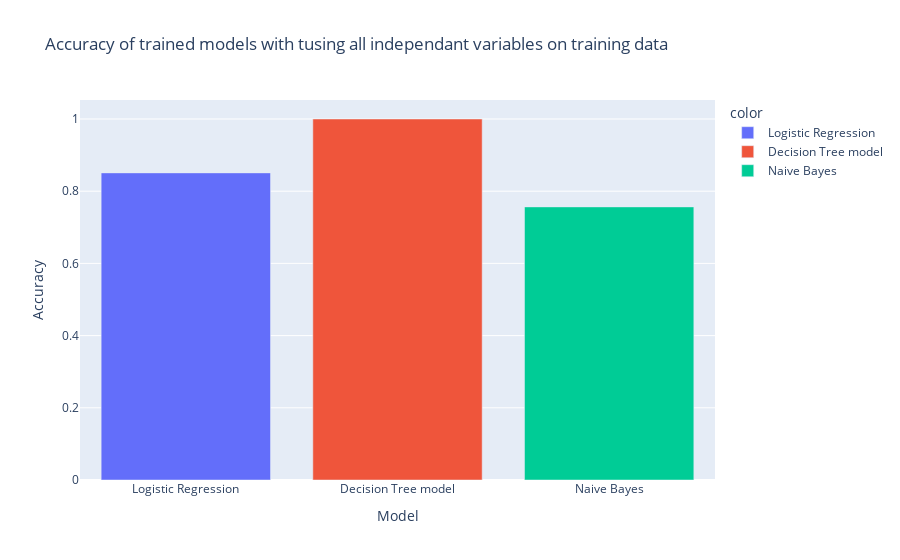

The notebook cell saved with this chart:
### Code cell
fig = px.bar(x=['Logistic Regression', 'Decision Tree model', 'Naive Bayes'], 
             y=[logr_train_acc_1, dtree_train_acc_1, nb_train_acc_1], 
            color=['Logistic Regression', 'Decision Tree model', 'Naive Bayes'],
             labels={'x': 'Model', 'y': 'Accuracy'},
            title='Accuracy of trained models with tusing all independant variables on training data')
fig.show()

### Figure 1 — Plotly figure (JSON) as saved in the notebook; plotly's stock layout.template omitted (floating-point values rounded to 4 significant figures)
{"data": [{"alignmentgroup": "True", "hovertemplate": "color=Logistic Regression<br>Model=%{x}<br>Accuracy=%{y}<extra></extra>", "legendgroup": "Logistic Regression", "marker": {"color": "#636efa", "pattern": {"shape": ""}}, "name": "Logistic Regression", "offsetgroup": "Logistic Regression", "orientation": "v", "showlegend": true, "textposition": "auto", "type": "bar", "x": ["Logistic Regression"], "xaxis": "x", "y": [0.8507], "yaxis": "y"}, {"alignmentgroup": "True", "hovertemplate": "color=Decision Tree model<br>Model=%{x}<br>Accuracy=%{y}<extra></extra>", "legendgroup": "Decision Tree model", "marker": {"color": "#EF553B", "pattern": {"shape": ""}}, "name": "Decision Tree model", "offsetgroup": "Decision Tree model", "orientation": "v", "showlegend": true, "textposition": "auto", "type": "bar", "x": ["Decision Tree model"], "xaxis": "x", "y": [1], "yaxis": "y"}, {"alignmentgroup": "True", "hovertemplate": "color=Naive Bayes<br>Model=%{x}<br>Accuracy=%{y}<extra></extra>", "legendgroup": "Naive Bayes", "marker": {"color": "#00cc96", "pattern": {"shape": ""}}, "name": "Naive Bayes", "offsetgroup": "Naive Bayes", "orientation": "v", "showlegend": true, "textposition": "auto", "type": "bar", "x": ["Naive Bayes"], "xaxis": "x", "y": [0.7565], "yaxis": "y"}], "layout": {"barmode": "relative", "legend": {"title": {"text": "color"}, "tracegroupgap": 0}, "title": {"text": "Accuracy of trained models with tusing all independant variables on training data"}, "xaxis": {"anchor": "y", "domain": [0, 1], "title": {"text": "Model"}}, "yaxis": {"anchor": "x", "domain": [0, 1], "title": {"text": "Accuracy"}}}}
